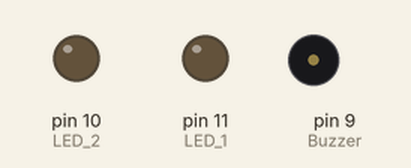
Simulated run of this sketch. Board: Arduino Uno, built with avr-gcc and run on an emulated ATmega328P. Shown: output pins drawn as LEDs (lit = HIGH), buzzer (waves = sounding, pin HIGH).

Above: at 0.5 s.
At 1.05 s:
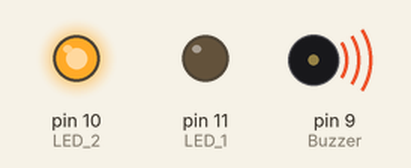
At 1.15 s:
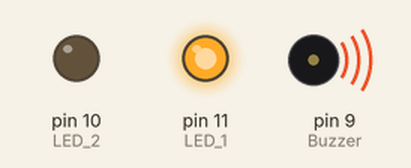
At 2.55 s:
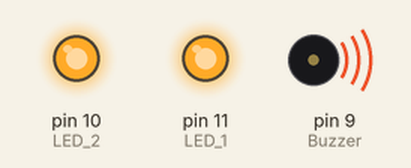
Timing chart, 0 to 3.0 s (numbered marks = the images above):
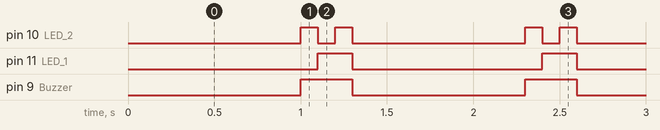

The sketch:

_practice_blinking_of_light_and_ringing_of_buzzer.ino
```cpp
void setup() {
  pinMode(11, OUTPUT);  // LED 1
  pinMode(10, OUTPUT);  // LED 2
  pinMode(9, OUTPUT);   // Buzzer
}

void loop() {
  // State 1: LED 1 OFF, LED 2 OFF, Buzzer OFF
  digitalWrite(11, LOW);
  digitalWrite(10, LOW);
  digitalWrite(9, LOW);
  delay(1000);

  // State 2: LED 1 OFF, LED 2 ON, Buzzer ON
  digitalWrite(11, LOW);
  digitalWrite(10, HIGH);
  digitalWrite(9, HIGH);
  delay(100);

  // State 3: LED 1 ON, LED 2 OFF, Buzzer ON
  digitalWrite(11, HIGH);
  digitalWrite(10, LOW);
  digitalWrite(9, HIGH);
  delay(100);

  // State 4: LED 1 ON, LED 2 ON, Buzzer ON
  digitalWrite(11, HIGH);
  digitalWrite(10, HIGH);
  digitalWrite(9, HIGH);
  delay(100);
}
```

Measured:
- by itself, pin 10 (LED_2): repeats every 1.3 s: LOW 0.10 s, HIGH 0.10 s, LOW 1.0 s, HIGH 0.10 s
- by itself, pin 11 (LED_1): alternates HIGH for 0.20 s and LOW for 1.1 s
- by itself, pin 9 (Buzzer): alternates HIGH for 0.30 s and LOW for 1.0 s
